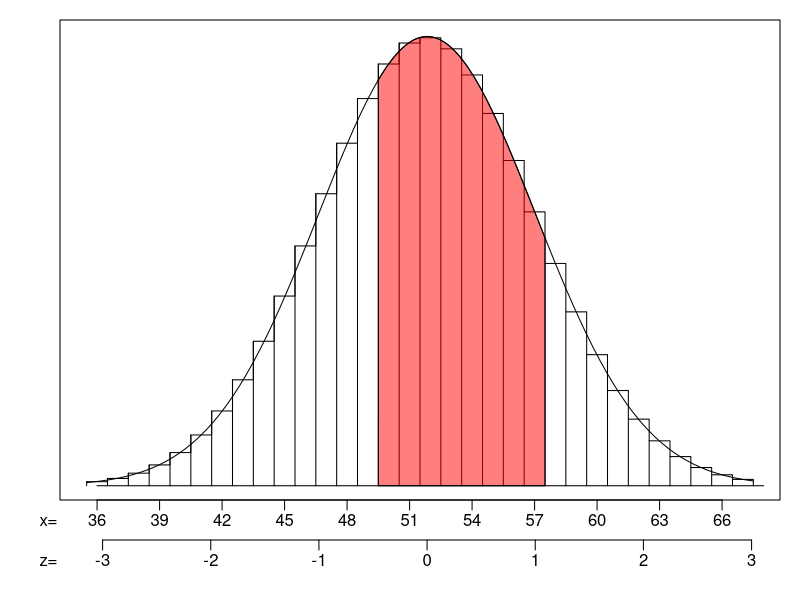

Here is the R script that generated this plot:
## ---- chunk 1
## DATA GENERATION
while (T)
{
    p = round(runif(1,0.04,0.96),2)
    n = sample(30:250, 1)
    mu = round(n*p,3)
    ef = n*(1-p)
    sig = round(sqrt(n*p*(1-p)),4)
    if (mu>10 & ef>10 & sig>2 & sig<7) {break}
}
while(T)
{
    zs = sort(runif(2,-2.5,2.5))
    ks = as.integer(round(mu+zs*sig,0))
    if (ks[2]-ks[1]>4) {break}
}
z1 = round((ks[1]+0.5-mu)/sig,2)
z2 = round((ks[2]+0.5-mu)/sig,2)

Pr = round(pnorm(z2),3) - round(pnorm(z1),3)
## ---- chunk 2
par(mar=c(5,3,1,1))
mu = n*p
s = sqrt(n*p*(1-p))
low = floor(mu-3*s)
high = ceiling(mu+3*s)
xs = seq(low,high,length=10000)
ys = dnorm(xs,mu,s)
yy = dbinom(low:high, n, p)
plot(low:high-0.5,yy,type="s",main=NULL,xlab=NULL,ann=FALSE, xaxt='n', ylab=NULL, yaxt='n')
lines(low:high-0.5,yy,type="h")
polygon(c(xs[xs>=ks[1]+0.5 & xs<=ks[2]+0.5], ks[2]+0.5, ks[1]+0.5),c(ys[xs>=ks[1]+0.5 & xs<=ks[2]+0.5], 0, 0), col=rgb(1,0,0,0.5))
curve(dnorm(x,mu,s),add=TRUE)
axis(side=1, line=2,at=n*p+(-3:3)*s, labels = FALSE)
mtext(c("-3","-2","-1","0","1","2","3"),side=1,line=2.5,at=n*p+(-3:3)*s)
mtext(c("z="),line=2.5,side=1,at=n*p+(-3.5)*s)
vals = seq(low,high,as.integer(sig/2+0.5))
axis(side=1, line=0, at=vals, labels = FALSE)
mtext(vals,side=1,line=0.5,at=vals)
mtext(c("x="),line=0.5,side=1,at=n*p+(-3.5)*s)
lines(c(low,high), c(0,0))
